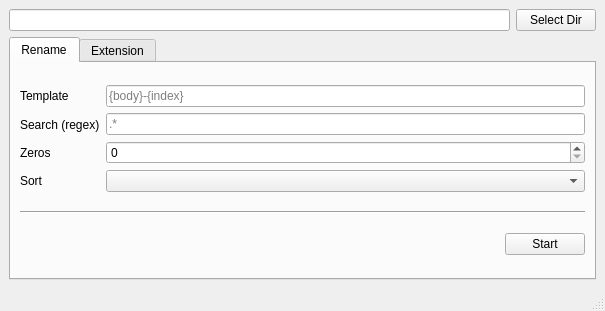
<?xml version="1.0" encoding="UTF-8"?>
<ui version="4.0">
 <class>MainWindow</class>
 <widget class="QMainWindow" name="MainWindow">
  <property name="geometry">
   <rect>
    <x>0</x>
    <y>0</y>
    <width>605</width>
    <height>311</height>
   </rect>
  </property>
  <property name="windowTitle">
   <string>AssistantQt</string>
  </property>
  <widget class="QWidget" name="centralwidget">
   <layout class="QGridLayout" name="gridLayout_2">
    <item row="1" column="0">
     <layout class="QHBoxLayout" name="horizontalLayout">
      <item>
       <widget class="QLineEdit" name="input_dir">
        <property name="readOnly">
         <bool>true</bool>
        </property>
       </widget>
      </item>
      <item>
       <widget class="QPushButton" name="pushButton">
        <property name="text">
         <string>Select Dir</string>
        </property>
       </widget>
      </item>
     </layout>
    </item>
    <item row="2" column="0">
     <layout class="QHBoxLayout" name="horizontalLayout_2">
      <item>
       <widget class="QTabWidget" name="tabWidget">
        <property name="currentIndex">
         <number>0</number>
        </property>
        <widget class="QWidget" name="tab">
         <attribute name="title">
          <string>Rename</string>
         </attribute>
         <layout class="QGridLayout" name="gridLayout">
          <item row="2" column="1">
           <widget class="QPushButton" name="pushButton_2">
            <property name="text">
             <string>Start</string>
            </property>
           </widget>
          </item>
          <item row="0" column="0" colspan="2">
           <layout class="QHBoxLayout" name="horizontalLayout_3">
            <item>
             <layout class="QVBoxLayout" name="verticalLayout_2">
              <item>
               <widget class="QLabel" name="label">
                <property name="text">
                 <string>Template</string>
                </property>
               </widget>
              </item>
              <item>
               <widget class="QLabel" name="label_4">
                <property name="text">
                 <string>Search (regex)</string>
                </property>
               </widget>
              </item>
              <item>
               <widget class="QLabel" name="label_3">
                <property name="text">
                 <string>Zeros</string>
                </property>
               </widget>
              </item>
              <item>
               <widget class="QLabel" name="label_2">
                <property name="text">
                 <string>Sort</string>
                </property>
               </widget>
              </item>
             </layout>
            </item>
            <item>
             <layout class="QVBoxLayout" name="verticalLayout">
              <item>
               <widget class="QLineEdit" name="input_template">
                <property name="placeholderText">
                 <string>{body}-{index}</string>
                </property>
               </widget>
              </item>
              <item>
               <widget class="QLineEdit" name="input_search">
                <property name="text">
                 <string/>
                </property>
                <property name="placeholderText">
                 <string>.*</string>
                </property>
               </widget>
              </item>
              <item>
               <widget class="QSpinBox" name="spinBox_zeros">
                <property name="minimum">
                 <number>0</number>
                </property>
                <property name="maximum">
                 <number>10</number>
                </property>
               </widget>
              </item>
              <item>
               <widget class="QComboBox" name="comboBox_sort"/>
              </item>
             </layout>
            </item>
           </layout>
          </item>
          <item row="2" column="0">
           <spacer name="horizontalSpacer">
            <property name="orientation">
             <enum>Qt::Horizontal</enum>
            </property>
            <property name="sizeHint" stdset="0">
             <size>
              <width>40</width>
              <height>20</height>
             </size>
            </property>
           </spacer>
          </item>
          <item row="1" column="0" colspan="2">
           <widget class="Line" name="line">
            <property name="orientation">
             <enum>Qt::Horizontal</enum>
            </property>
           </widget>
          </item>
         </layout>
        </widget>
        <widget class="QWidget" name="tab_2">
         <attribute name="title">
          <string>Extension</string>
         </attribute>
        </widget>
       </widget>
      </item>
     </layout>
    </item>
   </layout>
  </widget>
  <widget class="QMenuBar" name="menubar">
   <property name="geometry">
    <rect>
     <x>0</x>
     <y>0</y>
     <width>605</width>
     <height>22</height>
    </rect>
   </property>
  </widget>
  <widget class="QStatusBar" name="statusbar"/>
 </widget>
 <resources/>
 <connections/>
</ui>
